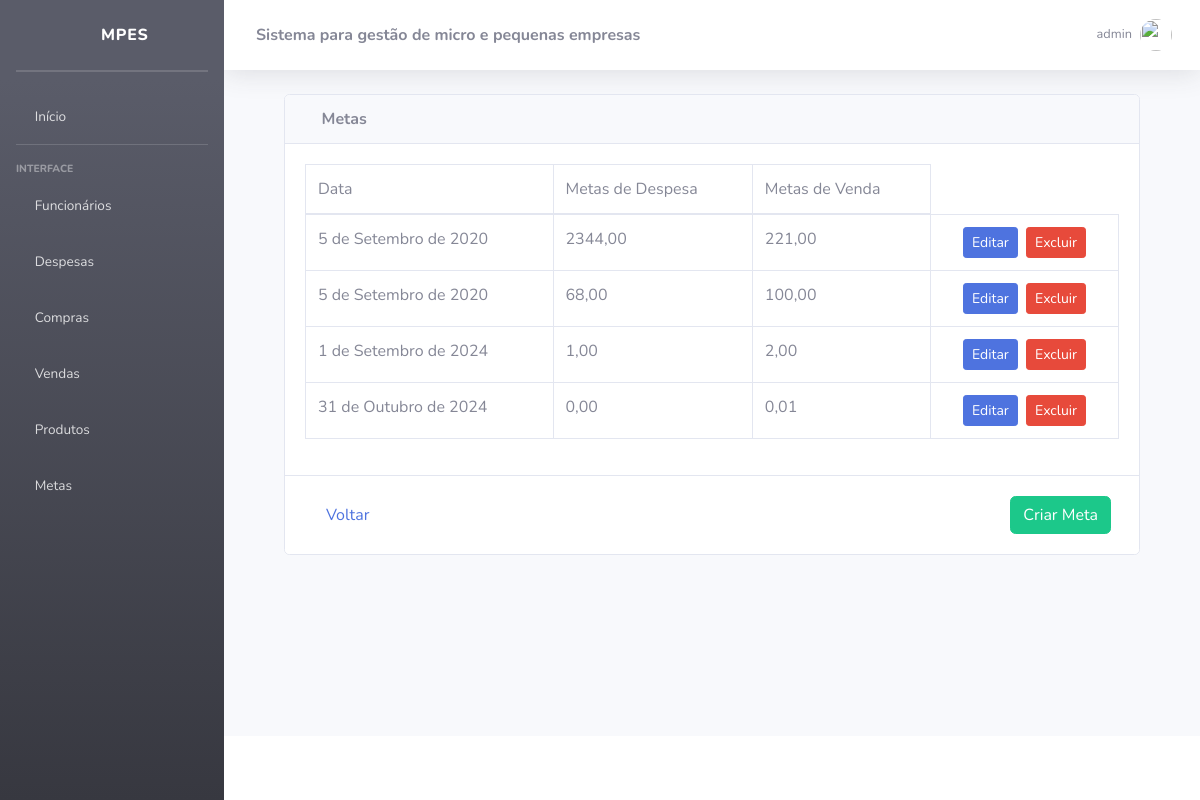
/meta/ (signed in), run on an earlier commit of the app's database.
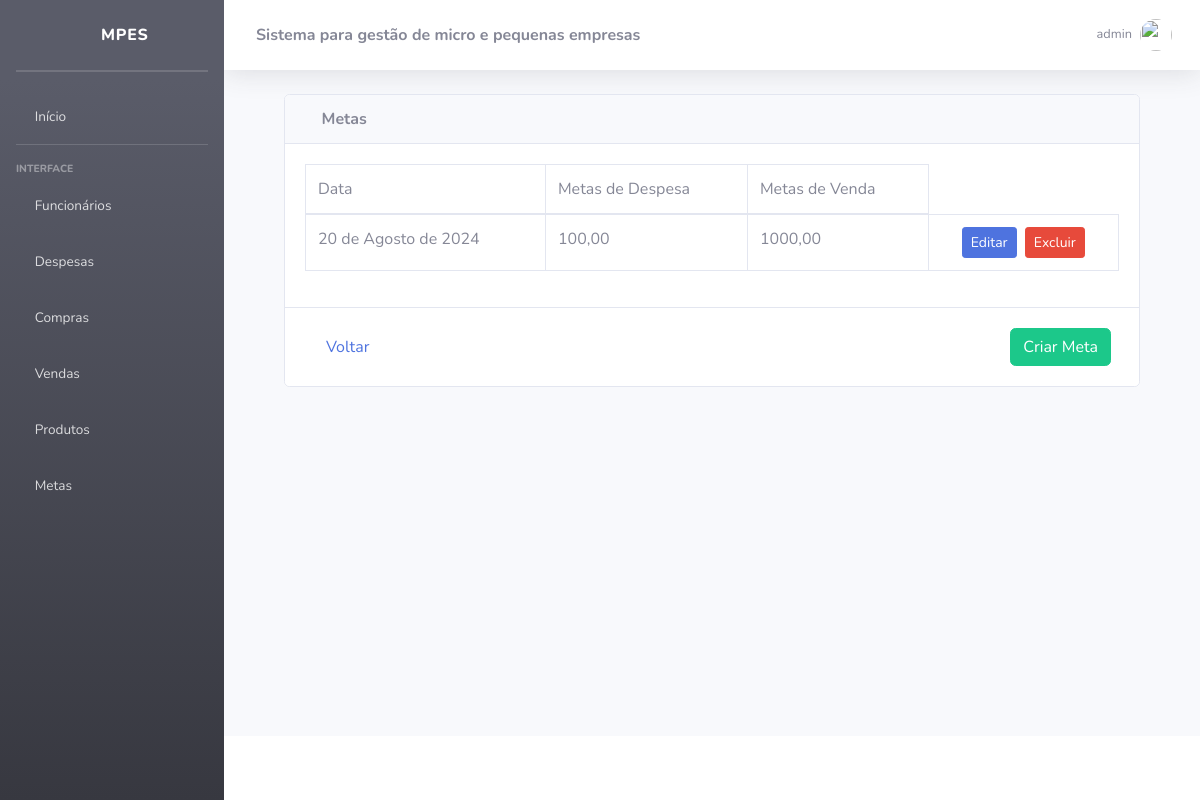
And on a later commit of the database.
### metaLucro/models.py (models this page shows)
class Meta(models.Model):
    usuario = models.ForeignKey(User, on_delete=models.CASCADE)
    data = models.DateField()
    despesa = models.DecimalField(max_digits=15, decimal_places=2)  # Campo para o valor de despesas
    venda = models.DecimalField(max_digits=15, decimal_places=2)  # Campo para o valor de vendas

### metaLucro/views.py (the view)
# urls.py: path("", views.listartudo, name="listarCompra"),
@login_required
def listartudo(request):
    create_groups()
    user = request.user.username
    meta = Meta.objects.all()
    return render(request, "MetaLucro/listartudo.html", {'meta': meta, 'user':user })

### MPEs/utils.py (called while the page is built)
def create_groups():
    if not Group.objects.exists():
        groupAdmin = Group(name='vendedor')
        groupAdmin.save()
        groupAdmin = Group(name='caixa')
        groupAdmin.save()
        groupAdmin = Group(name='administrador')
        groupAdmin.save()

### templates/metaLucro/listartudo.html
{% extends 'base.html' %}
{% block content %}
  <div class="container">
    <div class="row m-0">
      <div class="col-12">
        <div class="card">
          <div class="card-header ml-0">
            <i class="fas fa-calendar-day  fa-1x"></i>
             <strong>Metas</strong>
          </div>
          <div class="card-body">
            <div class="table-responsive">
              <table class="table table-bordered" id="dataTable" width="100%" cellspacing="0">
                <thead>
                  <tr>
                    <td>Data</td>
                    <td>Metas de Despesa</td>
                    <td>Metas de Venda</td>
                  </tr>
                </thead>
                <tbody>
                  {% if meta %}
                    {% for metas in meta %}
                      <tr>
                        <td>{{ metas.data }}</td>
                        <td>{{ metas.despesa }}</td>
                        <td>{{ metas.venda }}</td>
                        <td class="text-center">
                          <a href="{% url 'atualizarMeta' metas.id %}" class="btn btn-primary btn-sm mr-1">Editar</a>
                          <a href="{% url 'confirmarMeta' metas.id %}" class="btn btn-danger btn-sm">Excluir</a>
                        </td>
                      </tr>
                    {% endfor %}
                  {% endif %}
                </tbody>
              </table>
            </div>
          </div>
          <div class="card-footer bg-white">
            <div class="d-flex justify-content-between p-2">
              <a href="{% url 'home' %}" class="btn btn-link btn-custom-size">Voltar</a>
              <a href="{% url 'criarMeta' %}" class="btn btn-success btn-custom-size">Criar Meta</a>
            </div>
          </div>
        </div>
      </div>
    </div>
  </div>
{% endblock %}

### templates/base.html (shortened to what this page needs)
{% load static %}
<!DOCTYPE html>
<html lang="en">
<head>
        <link href="{% static 'vendor/fontawesome-free/css/all.min.css' %}" rel="stylesheet" type="text/css">
        <link href="{% static 'css/sb-admin-2.min.css'%}" rel="stylesheet">
    </head>
    <body id="page-top">
        <div id="wrapper">
            {% block sidebar %}
                {% include 'sidebar.html' %}
            {% endblock %}
            <div id="content-wrapper" class="d-flex flex-column">
                <div id="content">
                    {% block topbar %}
                      {% include 'topbar.html' %}
                    {% endblock %}
                    <div class="container-fluid">
                        {%block content%}
                        {%endblock%}
                    </div>
                </div>
                <footer class="sticky-footer bg-white">
                </footer>
            </div>
        </div>
    </body>
    </html>

### templates/sidebar.html
<ul class="navbar-nav bg-gradient-dark sidebar sidebar-dark accordion" id="accordionSidebar">
    <a class="sidebar-brand d-flex align-items-center justify-content-center" href="{% url 'home' %}">
        <div class="sidebar-brand-icon rotate-n-15">
            <i class="fas fa-dollar-sign fa-2x text-gray-100"></i>
        </div>
        <div class="sidebar-brand-text mx-3">MPEs</div>
    </a>
    <hr class="sidebar-divider my-0">
    <hr class="sidebar-divider">
    <li class="nav-item">
        <a class="nav-link collapsed" href="{% url 'home' %}" >
            <i class="fas fa-home"></i>
            <span>Início</span>
        </a>
    </li>
    <hr class="sidebar-divider">
    <div class="sidebar-heading">
        Interface
    </div>
    <li class="nav-item">
        <a class="nav-link collapsed" href="{% url 'listarUsuarios' %}" >
            <i class="fas fa-users me-2"></i>
            <span>Funcionários</span>
        </a>
    </li>
    <li class="nav-item">
        <a class="nav-link" href="{% url 'listar' %}">
            <i class="fas fa-wallet"></i>
            <span>Despesas</span></a>
    </li>
    <li class="nav-item">
        <a class="nav-link" href="{% url 'listarCompra' %}">
            <i class="fas fa-shopping-cart"></i>
            <span>Compras</span></a>
    </li>
    <li class="nav-item">
        <a class="nav-link" href="{% url 'listarVenda' %}">
            <i class="fas fa-receipt"></i>
            <span>Vendas</span></a>
    </li>
    <li class="nav-item">
        <a class="nav-link" href="{% url 'listarProduto' %}">
            <i class="fas fa-box"></i>
            <span>Produtos</span></a>
    </li>
    <li class="nav-item">
        <a class="nav-link" href="{% url 'listarMeta' %}">
            <i class="fas fa-trophy"></i>
            <span>Metas</span></a>
    </li>
</ul>

### templates/topbar.html (shortened to what this page needs)
{% load static %}
<nav class="navbar navbar-expand navbar-light bg-white topbar mb-4 static-top shadow">
    <div class="sidebar-brand-text mx-3"><strong>Sistema para gestão de micro e pequenas empresas</strong></div>
    <ul class="navbar-nav ml-auto">
        <li class="nav-item dropdown no-arrow d-sm-none">
        <li class="nav-item dropdown no-arrow">
            <a class="nav-link dropdown-toggle" href="#" id="userDropdown" role="button"
                data-toggle="dropdown" aria-haspopup="true" aria-expanded="false">
                <span class="mr-2 d-none d-lg-inline text-gray-600 small">{{ user }}</span>
                <img class="img-profile rounded-circle"
                src="{% static 'img/undraw_profile.svg' %}">
        </a>
        </li>
    </ul>
</nav>

What changed in the data, as far as the page shows it:
removed Meta: data "5 de Setembro de 2020", despesa "2344,00", venda "221,00"
removed Meta: data "5 de Setembro de 2020", despesa "68,00", venda "100,00"
removed Meta: data "1 de Setembro de 2024", despesa "1,00", venda "2,00"
removed Meta: data "31 de Outubro de 2024", despesa "0,00", venda "0,01"
added Meta: data "20 de Agosto de 2024", despesa "100,00", venda "1000,00"
